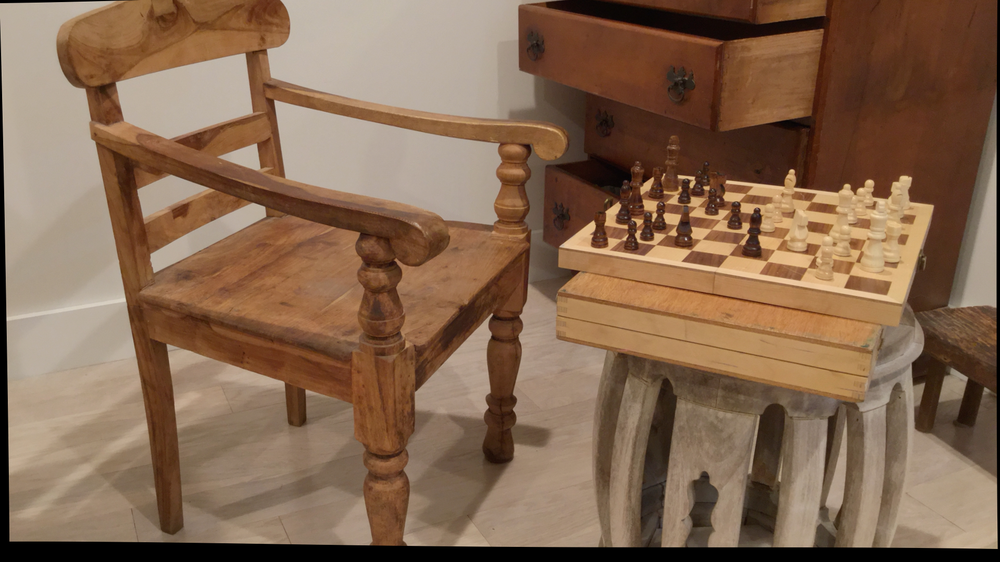
#> input picture depth_files/chess/im0.png, 1000 x 562 px, shrunk from 1920 x 1080 before the run
$ python chess.py
#> lines starting #> are read from the running program, lines starting #| are printed output that depends on the picture; long printed decimals are rounded
import numpy as np
import matplotlib.pyplot as plt
import cv2
import copy
import statistics as st
image1 = cv2.imread("depth_files/chess/im0.png")
#> image1 is the input picture: shape (562, 1000, 3); mean B, G, R 80.8, 104, 133
image2 = cv2.imread("depth_files/chess/im1.png")
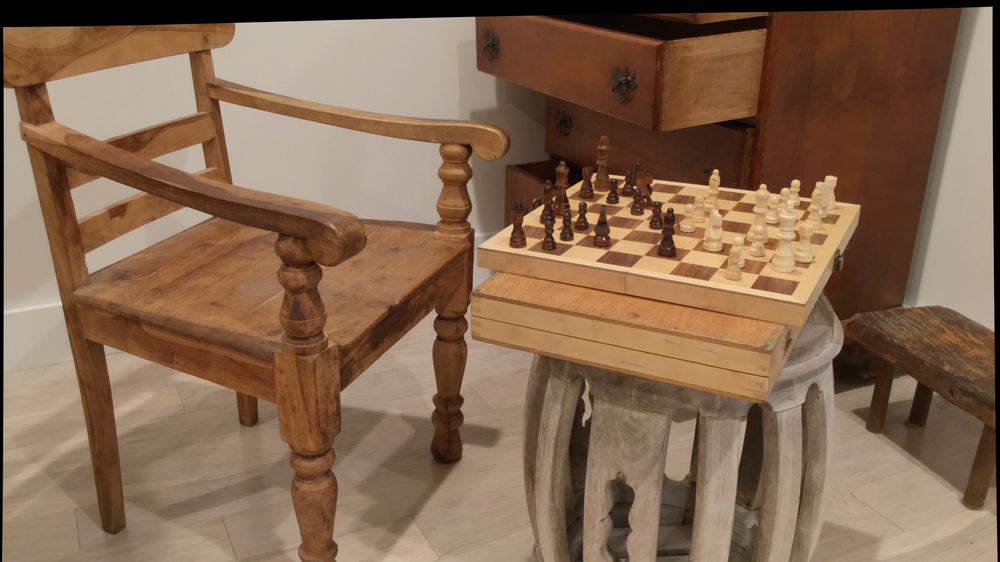
#> input picture depth_files/chess/im1.png, 1000 x 562 px, shrunk from 1920 x 1080 before the run
#> image2 is the input picture: shape (562, 1000, 3); mean B, G, R 80.6, 103.8, 133.3
image1_copy = image1.copy()
image2_copy = image2.copy()
#Resize images due to computational limitations
image1_s = cv2.resize(image1,(0,0),fx = 0.5,fy=0.5, interpolation = cv2.INTER_AREA)
image2_s = cv2.resize(image2,(0,0),fx = 0.5,fy=0.5, interpolation = cv2.INTER_AREA)
image1_gray = cv2.cvtColor(image1, cv2.COLOR_RGB2GRAY)
image1_rgb = cv2.cvtColor(image1, cv2.COLOR_BGR2RGB)
image2_gray = cv2.cvtColor(image2, cv2.COLOR_RGB2GRAY)
image2_rgb = cv2.cvtColor(image2, cv2.COLOR_BGR2RGB)
image1_copy = image1.copy()
image2_copy = image2.copy()
#Intrinsic Matrices k_l and k_r
k_l = np.array([[1758.23 ,0, 829.5],[0, 1758.23, 552.78],[0,0,1]])
k_r = np.array([[1758.23 ,0, 829.5],[0, 1758.23, 552.78],[0,0,1]])
#image shapes
height1,width1,n = image1.shape
height2,width2,n = image2.shape

def calculate_disparity(image1, image2):
    image1 = cv2.resize(image1,(0,0),fx = 0.3,fy=0.3, interpolation = cv2.INTER_AREA)
    image2 = cv2.resize(image2,(0,0),fx = 0.3,fy=0.3, interpolation = cv2.INTER_AREA)
    image1 = cv2.cvtColor(image1, cv2.COLOR_RGB2GRAY)
    image2 = cv2.cvtColor(image2, cv2.COLOR_RGB2GRAY)
    disparity_map = np.zeros((image2.shape[0], image2.shape[1]), dtype=np.float64)
    for i in range(5,image2.shape[1]-5):
        for j in range(5, image2.shape[0]-5):
            #A window size of 10 pixels is selected in image 2
            w1 = image2[j-5:j+5,i-5:i+5]
            SSD_max = np.inf
            corrosponding_index = 0
            for k in range(i-50, i+50, 4):
                if (k-5) < 0 or (k+5) > image1.shape[1]-1:
                    continue
                #A window size of 10 pixels is selected in image 1
                w2 = image1[j-5:j+5,k-5:k+5]
                #Performing sum of squared differences between the window pixels
                diff = w1 - w2
                difference = np.array(diff)
                sq = np.square(diff)
                SSD = sq.sum()
                if SSD < SSD_max:
                    SSD_max = SSD
                    corrosponding_index = k
            disparity_map[j][i] = i - corrosponding_index
    disparity_map = disparity_map + np.abs(np.min(disparity_map)) + 1
    disparity_map = (disparity_map/np.max(disparity_map))*255
    disparity_map = disparity_map.astype(np.uint8)
    return disparity_map
def draw_epilines(img1,img2,l_points,r_points,lines):
    w, h,_ = img2.shape
    for line, p1, p2 in zip(lines, l_points, r_points):
        color = tuple(np.random.randint(0, 255, 3).tolist())
        x0, y0 = map(int, [0, -line[2]/line[1]])
        x1, y1 = map(int, [h, -(line[2]+line[0]*h)/line[1]])
        p1_x,p1_y = abs(int(p1[0])),abs(int(p1[1]))
        p2_x,p2_y = abs(int(p2[0])),abs(int(p2[1]))
        img1 = cv2.line(img1, (x0, y0), (x1, y1), color, 1)
        img1 = cv2.circle(img1, (p1_x,p1_y), 5, color, -1)
        img2 = cv2.circle(img2, (p2_x,p2_y), 5, color, -1)

    return img1, img2

def get_rectified_new_points(H1,H2,points_left,points_right):
    #Get the points in right image when applied homography with points in first image and vice versa
    new_points1 = np.zeros((points_left.shape),dtype = np.float32)
    new_points2 = np.zeros((points_left.shape),dtype = np.float32)
    for i in range(points_left.shape[0]):
        p1 = np.array([points_left[i][0],points_left[i][1],1])
        p2 = np.array([points_right[i][0],points_right[i][1],1])
        new_point1 = np.dot(H1,p1)
        new_points1[i][0] = new_point1[0]/new_point1[2]
        new_points1[i][1] = new_point1[1]/new_point1[2]
        new_point2 = np.dot(H2,p2)
        new_points2[i][0] = new_point2[0]/new_point2[2]
        new_points2[i][1] = new_point2[1]/new_point2[2]
    return new_points1,new_points2
def getHomographyMatrices(points_left, points_right, F,w1,h1,left_matches_x,left_matches_y,right_matches_x,right_matches_y):
    finish = True
    while (finish != False):
        try:
            _,Ho1,Ho2 = cv2.stereoRectifyUncalibrated(points_left, points_right, F, imgSize=(w1, h1))
            finish = False
        except:
            F,_,_ = ransac(left_matches_x,left_matches_y,right_matches_x,right_matches_y)
            pass
    return Ho1,Ho2
def disambiguate_camera_pose(R_set,t_set,x_set):
    max_positive = 0
    max_index = 0
    for i in range(len(R_set)):
        positive_points = 0
        R = R_set[i]
        r3 = R[-1].reshape(1,-1)
        t = t_set[i].reshape(-1,1)
        for j in x_set[i]:
            x = j.reshape(-1,1)
            if(r3@(x-t)) > 0 and x[2] > 0:
                positive_points +=1
        if positive_points > max_positive:
                max_positive = positive_points
                max_index = i
    R,t = R_set[max_index],t_set[max_index]
    return R,t


def projection_matrix(R1,T1,k):
    Rt = np.hstack((R1,-np.dot(R1,T1.reshape(3,1))))
    proj_matrix = np.dot(k,Rt)
    return proj_matrix
def linear_triangulate(R_set,t_set,k_l,k_r,points_left,points_right):
    x_set=[]
    for i in range(len(R_set)):
        R1,R2 = np.identity(3),R_set[i]
        T1,T2 = np.zeros((3,1)),t_set[i]
        #Projection matrix 1
        p1 = projection_matrix(R1,T1,k_l)
        p1_1,p1_2,p1_3 = p1
        #Projection matrix 2
        p2 = projection_matrix(R2,T2,k_r)
        p2_1,p2_2,p2_3 = p2
        x_i = []
        for left,right in zip(points_left,points_right):
            x1,y1 = left
            x2,y2 = right
            A = [y1*p1_3 - p1_2,p1_1 - x1*p1_3,y2*p2_3 - p2_2,p2_1 - x2*p2_3]
            A = np.array(A).reshape(4,4)
            U,S,Vt = np.linalg.svd(A)
            X = Vt[-1]
            X = X/X[-1]
            x_i.append(X[:-1])
        x_set.append(x_i)
    return x_set

def decompose_essential(E):
    W =  np.array([[0,-1,0],[1,0,0],[0,0,1]])
    R = []
    t = []
    U,S,Vt = np.linalg.svd(E)
    for i in range(1,5):
        if(i==3 or i==4):
            r_i = np.dot(U,np.dot(W.T,Vt))
        elif(i==1 or i==2):
            r_i = np.dot(U,np.dot(W,Vt))
        if(i%2 == 0):
            t_i = -U[:,2]
        else:
            t_i = U[:,2]
        if(round(np.linalg.det(r_i)) == -1):
            r_i = -r_i
            t_i = -t_i
        R.append(r_i)
        t.append(t_i)
    return R,t

def compute_essential_matrix(F,k_l,k_r):
    E = np.dot(k_r.T,np.dot(F,k_l))
    U,S,V = np.linalg.svd(E)
    #Reconstruction of S with singular values
    S = np.diag(S)
    S[0,0] = 1
    S[1,1] = 1
    S[2,2] = 0
    E = np.matmul(U,np.matmul(S,V))
    print("The Essential Matrix for Chess Dataset is:")
    print(E)
    return E
def compute_fundamental_matrix(x1,y1,x2,y2):
    A=[]
    for i in range(len(x1)):
        row1 = [x1[i]*x2[i],x1[i]*y2[i],x1[i],y1[i]*x2[i],y1[i]*y2[i],y1[i],x2[i],y2[i],1]
        A.append(row1)
    A= np.array(A)
    U, s, V = np.linalg.svd(A)
    F = V[-1].reshape(3, 3)
    U,S,V = np.linalg.svd(F)
    S = np.diag(S)
    S[2,2] = 0
    F = np.dot(U,np.dot(S,V))
    return F

def compute_error(F,x1i,y1i,x2i,y2i):
    # pt1 = np.array([x1i,y1i,1])
    # pt2 = np.array([x2i,y2i,1])
    pt1 = np.matrix([x1i,y1i,1])
    pt2 = np.matrix([x2i,y2i,1])
    error = np.dot(pt2,np.dot(F,pt1.T))
    # error = np.dot(pt2.T,np.dot(F,pt1))
    return abs(error)


def sift_matcher(img1,img2,image1_color,image2_color):
    img1 = cv2.GaussianBlur(img1, (11, 11),cv2.BORDER_DEFAULT)
    img2 = cv2.GaussianBlur(img2, (11, 11),cv2.BORDER_DEFAULT)
    # Create SIFT Object
    sift = cv2.xfeatures2d.SIFT_create()
    # find the keypoints and descriptors with SIFT
    kp1, des1 = sift.detectAndCompute(img1,None)
#> kp1 = 314 keypoints; strongest (x, y, size): (158, 196, 25.4), (954, 385, 17.2), (797, 528, 25.1), (246, 157, 17.4)
    kp2, des2 = sift.detectAndCompute(img2,None)
#> kp2 = 297 keypoints; strongest (x, y, size): (984, 16, 12.5), (120, 91, 67.5), (253, 51, 41.7), (92, 197, 25.8)
    # BFMatcher with default params
    bf = cv2.BFMatcher()
    matches = bf.knnMatch(des1,des2,k=2)
#> matches = 314 matches
    # Apply ratio test
    good = []
    for match1,match2 in matches:
        if match1.distance < 0.35*match2.distance:
            good.append([match1])
#> after the loop, good = 23 matches
    #Extracting all the points values derived from keypoint descriptors
    key_points_1 = np.float32([kp.pt for kp in kp1])
#> key_points_1 = 314 pairs, first value 13.84 to 986.8, second value 16.52 to 543
    key_points_2 = np.float32([kp.pt for kp in kp2])
#> key_points_2 = 297 pairs, first value 10.65 to 985.3, second value 16.49 to 548.1
    if len(good) > 8:
        # construct the two sets of points i.e get two points arrays from both the keypoint values which belong to the match array descriptors. So, getting only keypoints
        #in length to matches array
        pointsA = np.array(np.float32([key_points_1[m[0].queryIdx] for m in good]))
#> pointsA = 23 rows, first 8: [112.9, 130.6], [162.8, 257.9], [180.2, 358.4], [183, 272.8], [187.3, 403], [197.7, 140.6], [200.1, 329.4], [230.6, 188.4]
        pointsB = np.array(np.float32([key_points_2[m[0].trainIdx] for m in good]))
#> pointsB = 23 rows, first 8: [42.35, 130.8], [97.43, 259], [120, 362.8], [119.2, 273.3], [127.1, 409], [135.1, 142], [132, 329.4], [166.9, 191.8]

    # F, mask = cv2.findFundamentalMat(np.int32(pointsA),np.int32(pointsB),cv2.FM_LMEDS)
    # print("Fundaemneatkl",F)
    pointsA_x = pointsA[:,0]
#> pointsA_x = 23 values from 112.9 to 891.5
    pointsA_y = pointsA[:,1]
#> pointsA_y = 23 values, max 452.5 at index 14, min 115.6 at index 10, mean 269.9
    pointsB_x = pointsB[:,0]
#> pointsB_x = 23 values, max 801.9 at index 22, min 42.35 at index 0, mean 383.3
    pointsB_y = pointsB[:,1]
#> pointsB_y = 23 values, max 452.6 at index 14, min 115.9 at index 10, mean 270.8
    # cv2.drawMatchesKnn expects list of lists as matches.
    sift_matches = cv2.drawMatchesKnn(image1_color,kp1,image2_color,kp2,good,None,flags=cv2.DrawMatchesFlags_NOT_DRAW_SINGLE_POINTS)
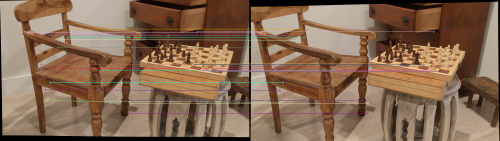
#> sift_matches: shape (562, 2000, 3) (shown at 1/4 size); mean R, G, B 133.5, 104.6, 82.4
    # print(pointsA_x,len(pointsA_x))
    # print(pointsB_x,len(pointsA_x))
    cv2.imwrite("chess/SIFTMatchingPoints.jpg",sift_matches)
    return (sift_matches,pointsA_x,pointsA_y,pointsB_x,pointsB_y)
def ransac(left_matches_x,left_matches_y,right_matches_x,right_matches_y):
    #Getting 8 random points
    max_inliers = 0
    F_final = []
    threshold = 0.08
    iterations = 500
    best_left_points = np.zeros((16)).reshape(-1,2)
    best_right_points = np.zeros((16)).reshape(-1,2)
    for i in range(iterations):
        current_inliers = 0
        random_indices = np.random.choice(len(left_matches_x),size =8,replace=False)
        pa_x_rand = left_matches_x[random_indices]
        pa_y_rand = left_matches_y[random_indices]
        pb_x_rand = right_matches_x[random_indices]
        pb_y_rand = right_matches_y[random_indices]
        #computing Fundamental matrix
        F = compute_fundamental_matrix(pa_x_rand,pa_y_rand,pb_x_rand,pb_y_rand)
        for i in range(len(left_matches_x)):
            error = compute_error(F,left_matches_x[i],left_matches_y[i],right_matches_x[i],right_matches_y[i])
            if(error<threshold):
                current_inliers += 1
        if(current_inliers > max_inliers):
            max_inliers = current_inliers
            F_final = copy.deepcopy(F)
            best_left_points = np.vstack(((pa_x_rand),(pa_y_rand))).T
            best_right_points = np.vstack(((pb_x_rand),(pb_y_rand))).T


    return F_final,best_left_points,best_right_points

fig = plt.figure(figsize=(10,12))
sift_matches,left_matches_x,left_matches_y,right_matches_x,right_matches_y = sift_matcher(image1_gray,image2_gray,image1_rgb,image2_rgb)
#> left_matches_x = 23 values from 112.9 to 891.5; left_matches_y has the same summary as pointsA_y in sift_matcher; right_matches_x has the same summary as pointsB_x in sift_matcher; right_matches_y has the same summary as pointsB_y in sift_matcher
F,best_left_points,best_right_points =  ransac(left_matches_x,left_matches_y,right_matches_x,right_matches_y)
#> the loop in ransac, `for i in range(iterations):` made 500 passes
#> (random_indices, pa_x_rand, pa_y_rand, pb_x_rand, pb_y_rand) on passes 1, 3: ([11, 10, 21, 14, 20, 1, 13, 22], [413.3, 288, 882.1, 522.1, 836.7, 162.8, 501.5, 891.5], [280.3, 115.6, 286.8, 452.5, 284.4, 257.9, 401.3, 264.1], [335.3, 232.8, 789.1, 470.6, 744.1, 97.43, 448.4, 801.9], [280.1, 115.9, 286.8, 452.6, 284.9, 259, 401.9, 263.9]), ([19, 12, 15, 18, 17, 21, 9, 7], [810.5, 501.5, 524.8, 789.2, 779.7, 882.1, 270.1, 230.6], [281.5, 401.3, 413.2, 126.2, 257.6, 286.8, 148.7, 188.4], [718.6, 448.4, 472.4, 734.8, 693.8, 789.1, 215.4, 166.9], [282, 401.9, 412.5, 125.9, 257.7, 286.8, 148.6, 191.8])
print("The Fundamental Matrix for chess dataset is :")
print(F)
#| [[ 8.49397191e-08  4.97767195e-05 -1.33030969e-02]
#|  [-4.60116798e-05  9.99528422e-07 -1.19744188e-03]
#|  [ 1.22729694e-02 -2.81227582e-03  9.99831513e-01]]
E = compute_essential_matrix(F,k_l,k_r)
#| [[ 0.008543   0.9038  0.1509 ]
#|  [-0.8914  0.01478 -0.4284]
#|  [-0.1412  0.4025 -0.002879]]
R_set,t_set = decompose_essential(E)
points_left = np.vstack(((left_matches_x),(left_matches_y))).T
points_right =  np.vstack(((right_matches_x),(right_matches_y))).T
x_set = linear_triangulate(R_set,t_set,k_l,k_r,points_left,points_right)
#> the loop in linear_triangulate, `for i in range(len(R_set)):` made 4 passes
R_final , T_final = disambiguate_camera_pose(R_set,t_set,x_set)
#> the loop in disambiguate_camera_pose, `for i in range(len(R_set)):` made 4 passes
print("Rotation matrix for chess dataset is:")
print(R_final)
#| [[ 0.9994 -0.01465  0.03118]
#|  [ 0.01453  0.9999   0.004265]
#|  [-0.03124 -0.003809  0.9995]]
print("Translation matrix for chess dataset is:")
print(T_final)
#| [ 0.4004  0.1471 -0.9045]
#Calculating Homography matrices
H1,H2 = getHomographyMatrices(points_left, points_right, F,width1,height1,left_matches_x,left_matches_y,right_matches_x,right_matches_y)
print("The Homography Matrices H1 and H2 are:")
print(H1,end="\n")
#| [[ 3.01153059e-02 -9.47047060e-03 -6.87002083e+00]
#|  [ 7.44822153e-03  1.36039677e-02 -3.48561274e+00]
#|  [ 2.78277633e-05  2.78753940e-07  4.88122005e-04]]
print(H2)
#| [[ 2.11254432e+00  6.19824232e-02 -5.73627241e+02]
#|  [ 5.93938147e-01  1.01785658e+00 -3.01968916e+02]
#|  [ 2.22594894e-03  6.53097346e-05 -1.31261195e-01]]

#Drawing Epilines before rectification and finding new homography points using rectification
image1_copy = image1.copy()
image2_copy = image2.copy()
lines1 = cv2.computeCorrespondEpilines(points_left.reshape(-1, 1, 2), 2, F)
lines1 = lines1.reshape(-1, 3)
left_img1,left_img2 = draw_epilines(image1_copy,image2_copy,points_left,points_right,lines1)
#> the loop in draw_epilines, `for line, p1, p2 in zip(lines, l_points, r_points):` made 23 passes
#> (line, p1, p2) on passes 1 to 4: ([0.906, 0.424, -94.96], [112.9, 130.6], [42.35, 130.8]), ([0.0757, 0.997, -265], [162.8, 257.9], [97.43, 259]), ([-0.542, 0.84, -235.6], [180.2, 358.4], [120, 362.8]), ([-0.0401, 0.999, -267.9], [183, 272.8], [119.2, 273.3])
#> after the loop in draw_epilines, `for line, p1, p2 in zip(lines, l_points, r_points):`:
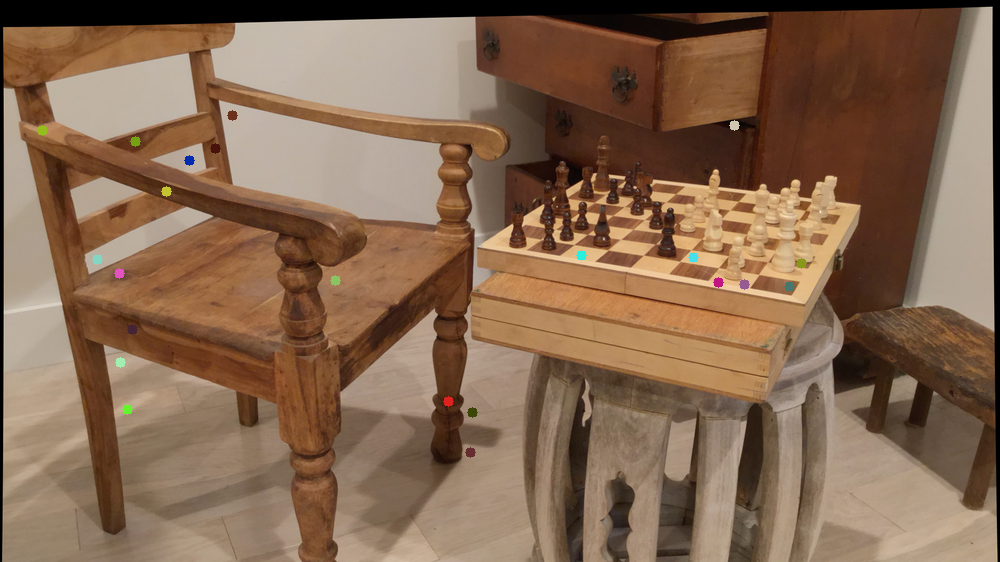
#> img2: shape (562, 1000, 3); mean B, G, R 80.6, 103.9, 133.2
cv2.imwrite("chess/LeftEpilineBefore.jpg",left_img1)
image1_copy = image1.copy()
image2_copy = image2.copy()
lines2 = cv2.computeCorrespondEpilines(points_right.reshape(-1, 1, 2), 2, F)
lines2 = lines2.reshape(-1, 3)
right_img1,right_img2 = draw_epilines(image2_copy,image1_copy,points_right,points_left,lines2)
#> the loop in draw_epilines (call 2), `for line, p1, p2 in zip(lines, l_points, r_points):` made 23 passes
#> (line, p1, p2) on passes 1 to 4: ([0.996, -0.0913, 44.54], [42.35, 130.8], [112.9, 130.6]), ([0.156, 0.988, -260.8], [97.43, 259], [162.8, 257.9]), ([-0.781, 0.624, -182.7], [120, 362.8], [180.2, 358.4]), ([-0.085, 0.996, -268], [119.2, 273.3], [183, 272.8])
cv2.imwrite("chess/RightEpilineBefore.jpg",right_img1)
epi_img = np.concatenate((left_img1,right_img1),axis=1)
cv2.imwrite("chess/InitialEpiline.jpg",epi_img)


#Drawing Epilines after rectification and finding new homography points using rectification
#calculation of rectified points for epipole lines
rectified_left_points,rectified_right_points = get_rectified_new_points(H1,H2,points_left,points_right)
#Getting epipole lines by first applying Warp perspective on the images with Homography matrices
image1_copy = image1.copy()
image2_copy = image2.copy()
image1_rectified = cv2.warpPerspective(image1_copy,H1,(width1,height1))
image2_rectified = cv2.warpPerspective(image2_copy,H2,(width2,height2))
plt.imshow(image1_rectified)
lines1 = cv2.computeCorrespondEpilines(rectified_left_points.reshape(-1, 1, 2), 2, F)
lines1 = lines1.reshape(-1, 3)

left_img1_r,left_img2_r = draw_epilines(image1_rectified,image2_rectified,rectified_left_points,rectified_right_points,lines1)
#> the loop in draw_epilines (call 3), `for line, p1, p2 in zip(lines, l_points, r_points):` made 23 passes
#> (line, p1, p2) on passes 1 to 4: ([0.326, -0.945, 259.3], [-1284.3, -237.1], [16729.8, 5048.2]), ([0.0226, -1, 267.7], [-866.4, 242.7], [-3430.8, 190.6]), ([-0.22, -0.975, 256.3], [-863.8, 487.7], [-1865.1, 868.3]), ([-0.019, -1, 266.9], [-696.8, 280.8], [-2005.9, 309.1])
#> after the loop in draw_epilines (call 3), `for line, p1, p2 in zip(lines, l_points, r_points):`:
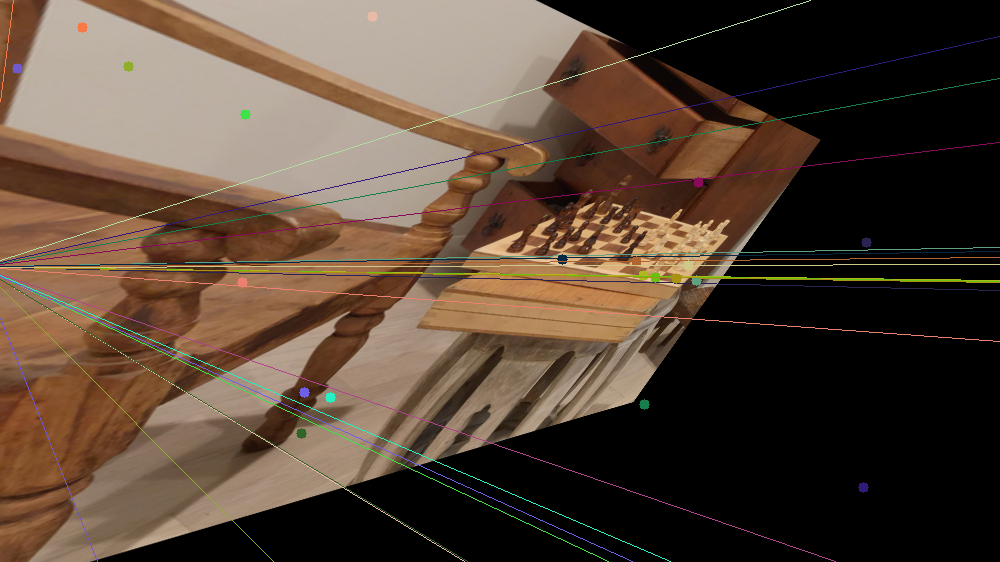
#> img1: shape (562, 1000, 3); mean B, G, R 54.8, 68.7, 86.3
cv2.imwrite("chess/left_epiline.jpg",left_img1_r)
image1_copy = image1.copy()
image2_copy = image2.copy()
lines2 = cv2.computeCorrespondEpilines(rectified_right_points.reshape(-1, 1, 2), 2, F)
lines2 = lines2.reshape(-1, 3)
right_img1_r,right_img2_r = draw_epilines(image2_rectified,image1_rectified,rectified_right_points,rectified_left_points,lines2)
#> the loop in draw_epilines (call 4), `for line, p1, p2 in zip(lines, l_points, r_points):` made 23 passes
#> (line, p1, p2) on passes 1 to 3: ([-0.253, 0.967, -263.7], [16729.8, 5048.2], [-1284.3, -237.1]), ([0.0185, -1, 267.6], [-3430.8, 190.6], [-866.4, 242.7]), ([-0.282, -0.959, 250.8], [-1865.1, 868.3], [-863.8, 487.7])
#> after the loop in draw_epilines (call 4), `for line, p1, p2 in zip(lines, l_points, r_points):`:
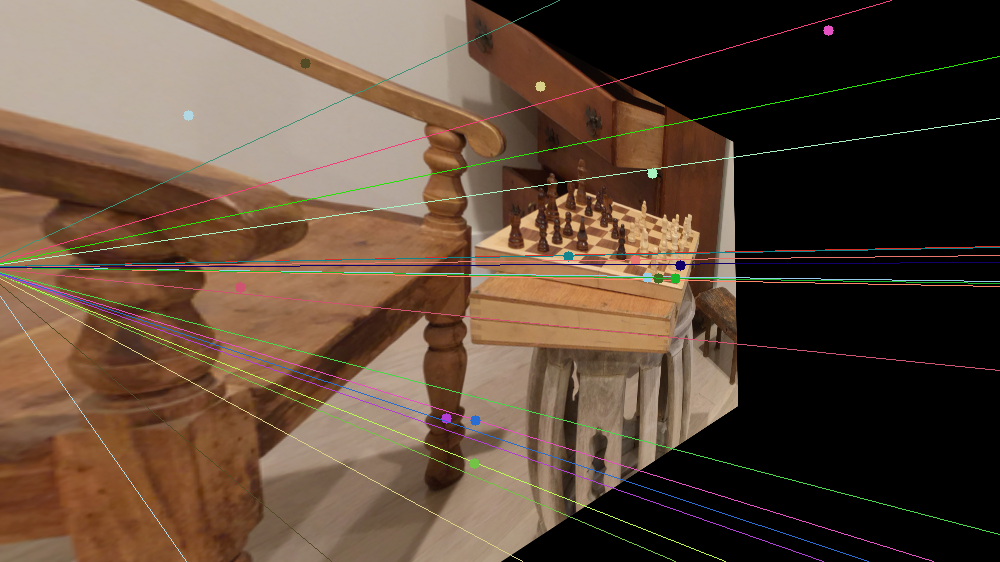
#> img1: shape (562, 1000, 3); mean B, G, R 57.2, 73.2, 94
cv2.imwrite("chess/right_epiline.jpg",right_img1)
epi_img_r = np.concatenate((left_img1_r,right_img1_r),axis=1)
cv2.imwrite("chess/epiline.jpg",epi_img_r)


#Calculating Correspondence
disparity_map = calculate_disparity(image1_rectified,image2_rectified)
#> after the loop in calculate_disparity, `for i in range(5,image2.shape[1]-5):`:
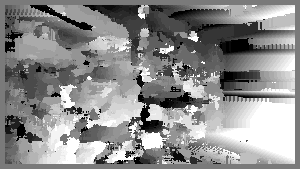
#> disparity_map: shape (169, 300) float64; min -46, max 50, mean 7; drawn with min black and max white
disparity_heatmap = cv2.applyColorMap(disparity_map, cv2.COLORMAP_JET)
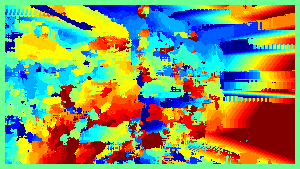
#> disparity_heatmap: shape (169, 300, 3); mean B, G, R 103.7, 150.8, 132.1
cv2.imwrite("chess/DisparityMap.jpg",disparity_map)
cv2.imwrite("chess/DisparityHeatMap.jpg",disparity_heatmap)
